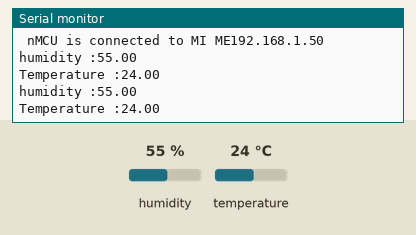
A sketch run on a simulated ESP8266 (NodeMCU). Parts: the last lines printed to the serial monitor. The inputs (shaded band) are chosen by the test bench; at power-on: humidity 55 %, temperature 24 °C. WiFi joins after 1.5 s; servers stay silent unless stated.

Above: at 2.7 s.
2.8 s: humidity set to 22 %
At 4.2 s:
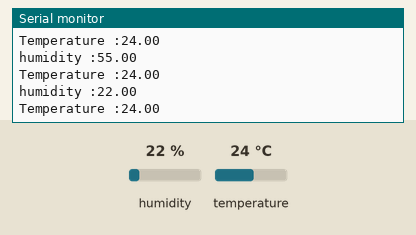
5.6 s: temperature set to 12 °C
At 6.3 s:
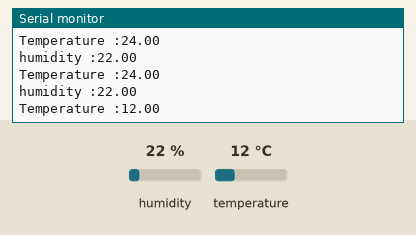
8.4 s: humidity set to 40 %
At 9.9 s:
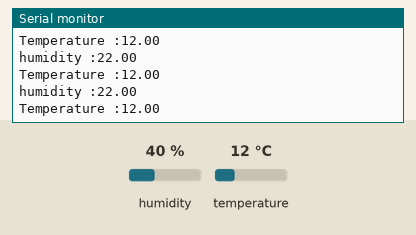
Timing chart, 0 to 11.4 s (numbered marks = the images above; inputs shaded):
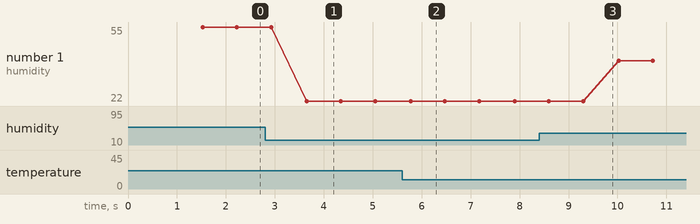

Measured:
- after the input at 2.8 s, the serial monitor: prints a new line after 0.85 s (image 1)
- after the input at 5.6 s, the serial monitor: prints a new line after 0.17 s (image 2)
- plotted number 1: 55 → 22 after the input at 2.8 s, 22 → 40 after the input at 8.4 s

The sketch:

DHT11_sen_to_Thingspeak.ino
```cpp
#include <ESP8266WiFi.h> // wifi lib
#include<DHT.h> //dht lib
#include<ThingSpeak.h> //thingspeak lib

#define dht_pin D5   //intialize the dht pin connecting to nMCU
#define dhttype DHT11 //give which type of sensor you are using

DHT dht(dht_pin,dhttype); // give parameter to the dht sensor

long mychannelnum=1532593; // thingspeak channel number
char myAPI[]="JTPV47LDNWQ86BP7";// thingspeak read api key

WiFiClient user;

const char ssid[]="MI ME";
const char pass[]="ghghghgh";

void setup() {
  // put your setup code here, to run once:
    Serial.begin(115200);
    WiFi.begin(ssid,pass);
    while(WiFi.status()!= WL_CONNECTED){
      Serial.print("..");
      delay(300);
    }
    Serial.print("\n nMCU is connected to ");
    Serial.print( ssid);
    Serial.println(WiFi.localIP());
    dht.begin();
    ThingSpeak.begin(user);
}

void loop() {
  // put your main code here, to run repeatedly:
  // to read the data
  float hum= dht.readHumidity();
  float temp= dht.readTemperature();

  Serial.print("humidity :");
  Serial.println( hum);
  Serial.print("Temperature :");
  Serial.println( temp);
  delay(100);

  ThingSpeak.writeField(mychannelnum,1,hum,myAPI); // to upload humidity readings to field 1
  ThingSpeak.writeField(mychannelnum,2,temp,myAPI); //to upload temperature readings to field 2
}
```
